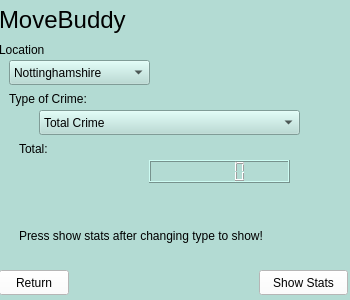
<?xml version="1.0" encoding="UTF-8"?>
<ui version="4.0">
 <class>crimeStatsMain</class>
 <widget class="QWidget" name="crimeStatsMain">
  <property name="geometry">
   <rect>
    <x>0</x>
    <y>0</y>
    <width>350</width>
    <height>300</height>
   </rect>
  </property>
  <property name="windowTitle">
   <string>Form</string>
  </property>
  <property name="styleSheet">
   <string notr="true">background: #b3dbd3</string>
  </property>
  <widget class="QStackedWidget" name="stackedWidget">
   <property name="geometry">
    <rect>
     <x>-1</x>
     <y>0</y>
     <width>350</width>
     <height>300</height>
    </rect>
   </property>
   <property name="styleSheet">
    <string notr="true">background: #b3dbd3</string>
   </property>
   <property name="currentIndex">
    <number>0</number>
   </property>
   <widget class="QWidget" name="page">
    <widget class="QPushButton" name="returnButton">
     <property name="geometry">
      <rect>
       <x>0</x>
       <y>270</y>
       <width>70</width>
       <height>25</height>
      </rect>
     </property>
     <property name="styleSheet">
      <string notr="true">background: white</string>
     </property>
     <property name="text">
      <string>Return</string>
     </property>
    </widget>
    <widget class="QLabel" name="background">
     <property name="geometry">
      <rect>
       <x>-4</x>
       <y>-4</y>
       <width>361</width>
       <height>321</height>
      </rect>
     </property>
     <property name="text">
      <string/>
     </property>
    </widget>
    <widget class="QLabel" name="MoveBuddyTitle">
     <property name="geometry">
      <rect>
       <x>0</x>
       <y>0</y>
       <width>140</width>
       <height>40</height>
      </rect>
     </property>
     <property name="text">
      <string>&lt;html&gt;&lt;head/&gt;&lt;body&gt;&lt;p&gt;&lt;span style=&quot; font-size:18pt;&quot;&gt;MoveBuddy&lt;/span&gt;&lt;/p&gt;&lt;/body&gt;&lt;/html&gt;</string>
     </property>
    </widget>
    <widget class="QLabel" name="locationTitle">
     <property name="geometry">
      <rect>
       <x>0</x>
       <y>40</y>
       <width>70</width>
       <height>20</height>
      </rect>
     </property>
     <property name="text">
      <string>Location</string>
     </property>
    </widget>
    <widget class="QComboBox" name="locationDropDown">
     <property name="geometry">
      <rect>
       <x>10</x>
       <y>60</y>
       <width>141</width>
       <height>25</height>
      </rect>
     </property>
     <item>
      <property name="text">
       <string>Nottinghamshire</string>
      </property>
     </item>
    </widget>
    <widget class="QComboBox" name="crimeTypeDropDown">
     <property name="geometry">
      <rect>
       <x>40</x>
       <y>110</y>
       <width>261</width>
       <height>25</height>
      </rect>
     </property>
     <item>
      <property name="text">
       <string>Total Crime</string>
      </property>
     </item>
     <item>
      <property name="text">
       <string>Violence against another person</string>
      </property>
     </item>
     <item>
      <property name="text">
       <string>Sexual offences</string>
      </property>
     </item>
     <item>
      <property name="text">
       <string>Robbery</string>
      </property>
     </item>
     <item>
      <property name="text">
       <string>Theft offences</string>
      </property>
     </item>
     <item>
      <property name="text">
       <string>Criminal damage and Arson</string>
      </property>
     </item>
     <item>
      <property name="text">
       <string>Drug offences</string>
      </property>
     </item>
     <item>
      <property name="text">
       <string>Other crimes</string>
      </property>
     </item>
    </widget>
    <widget class="QLabel" name="typeOfCrimeTitle">
     <property name="geometry">
      <rect>
       <x>10</x>
       <y>90</y>
       <width>111</width>
       <height>17</height>
      </rect>
     </property>
     <property name="text">
      <string>Type of Crime:</string>
     </property>
    </widget>
    <widget class="QLabel" name="totalTitle">
     <property name="geometry">
      <rect>
       <x>20</x>
       <y>140</y>
       <width>67</width>
       <height>17</height>
      </rect>
     </property>
     <property name="text">
      <string>Total:</string>
     </property>
    </widget>
    <widget class="QLabel" name="comparisonTitle">
     <property name="geometry">
      <rect>
       <x>20</x>
       <y>220</y>
       <width>331</width>
       <height>31</height>
      </rect>
     </property>
     <property name="text">
      <string>Press show stats after changing type to show!</string>
     </property>
    </widget>
    <widget class="QPushButton" name="showStatsButton">
     <property name="geometry">
      <rect>
       <x>260</x>
       <y>270</y>
       <width>89</width>
       <height>25</height>
      </rect>
     </property>
     <property name="styleSheet">
      <string notr="true">background-color: white</string>
     </property>
     <property name="text">
      <string>Show Stats</string>
     </property>
    </widget>
    <widget class="QLCDNumber" name="LCDNum">
     <property name="geometry">
      <rect>
       <x>150</x>
       <y>160</y>
       <width>141</width>
       <height>23</height>
      </rect>
     </property>
    </widget>
    <zorder>background</zorder>
    <zorder>returnButton</zorder>
    <zorder>MoveBuddyTitle</zorder>
    <zorder>locationTitle</zorder>
    <zorder>locationDropDown</zorder>
    <zorder>crimeTypeDropDown</zorder>
    <zorder>typeOfCrimeTitle</zorder>
    <zorder>totalTitle</zorder>
    <zorder>comparisonTitle</zorder>
    <zorder>showStatsButton</zorder>
    <zorder>LCDNum</zorder>
   </widget>
  </widget>
 </widget>
 <resources/>
 <connections/>
</ui>
